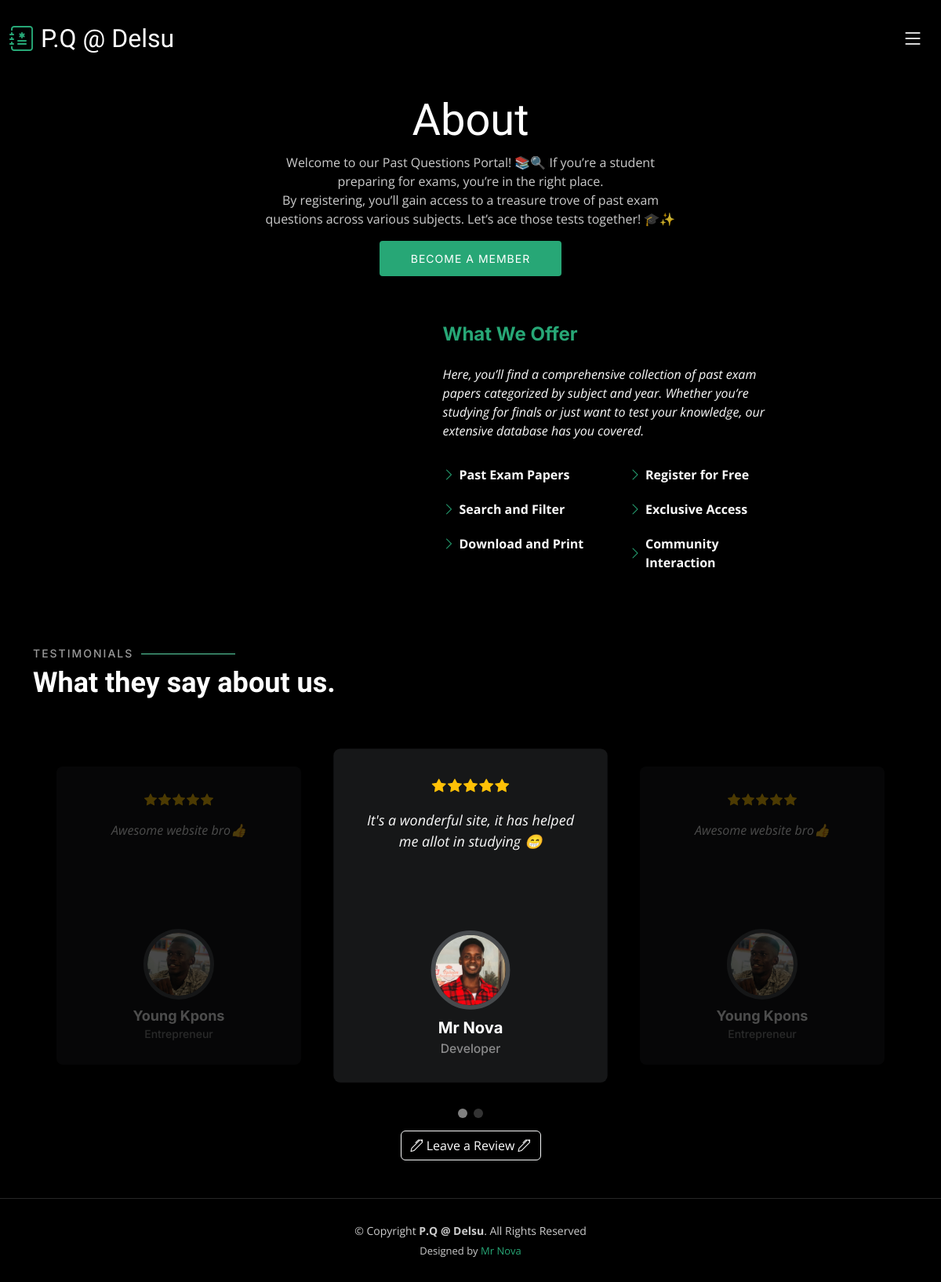
Page /home/about/ on the committed database.
### home/models.py (models this page shows, shortened)
class Review(models.Model):
    name = models.CharField(max_length=255)
    role = models.CharField(max_length=255, null = True)
    comment = models.TextField(max_length=500, null = True)
    image = models.ImageField(upload_to='review_images', blank=True, null=True)

### home/views.py (the view)
# urls.py: path('about/', views.about, name='about' ),
def about(request):
    if request.method == 'POST':
        form = ReviewForm(request.POST, request.FILES)
        if form.is_valid():
            review_instance = form.save(commit=False)
            review_instance.save()
            return redirect('home:about')
        else:
            pass
    else:
        form = ReviewForm()
    reviews = Review.objects.all().order_by('?')
    paginate = Paginator(reviews, 5)
    page= request.GET.get('page')
    rev = paginate.get_page(page)
    return render(request, 'about.html', {
        'rev': rev,
        'form': form,
    })

### home/templates/about.html (shortened to what this page needs)
{% extends 'base.html' %}
{% block content %}
{% load static %}
    <div class="page-header d-flex align-items-center">
      <div class="container position-relative">
        <div class="row d-flex justify-content-center">
          <div class="col-lg-6 text-center">
            <h2>About</h2>
            <p>
              Welcome to our Past Questions Portal! 📚🔍 If you’re a student preparing for exams, you’re in the right place. <br> By registering, you’ll gain access to a treasure trove of past exam questions across various subjects. Let’s ace those tests together! 🎓✨
            </p>
            <a class="cta-btn" href="{% url 'home:signin' %}">Become A Member</a>
          </div>
        </div>
      </div>
    </div>
    <section id="about" class="about">
      <div class="container">
        <div class="row gy-4 justify-content-center">
          <div class="col-lg-4">
          </div>
          <div class="col-lg-5 content">
            <h2>What We Offer</h2>
            <p class="fst-italic py-3">
              Here, you’ll find a comprehensive collection of past exam papers categorized by subject and year. Whether you’re studying for finals or just want to test your knowledge, our extensive database has you covered.
            </p>
            <div class="row">
              <div class="col-lg-6">
                <ul>
                  <li><i class="bi bi-chevron-right"></i> <strong>Past Exam Papers</strong> </li>
                  <li><i class="bi bi-chevron-right"></i> <strong>Search and Filter</strong> </li>
                  <li><i class="bi bi-chevron-right"></i> <strong>Download and Print</strong> </li>
                </ul>
              </div>
              <div class="col-lg-6">
                <ul>
                  <li><i class="bi bi-chevron-right"></i> <strong>Register for Free</strong> </li>
                  <li><i class="bi bi-chevron-right"></i> <strong>Exclusive Access</strong> </li>
                  <li><i class="bi bi-chevron-right"></i> <strong>Community Interaction</strong> </li>
                </ul>
              </div>
            </div>
          </div>
        </div>
      </div>
    </section>
    <section id="testimonials" class="testimonials">
      <div class="container">
        <div class="section-header">
          <h2>Testimonials</h2>
          <p>What they say about us.</p>
        </div>
        <div class="slides-3 swiper">
          <div class="swiper-wrapper">
            {% for review in rev %}
            <div class="swiper-slide">
              <div class="testimonial-item rounded-3">
                <div class="stars">
                  <i class="bi bi-star-fill"></i><i class="bi bi-star-fill"></i><i class="bi bi-star-fill"></i><i class="bi bi-star-fill"></i><i class="bi bi-star-fill"></i>
                </div>
                <p>
                  {{ review.comment }}
                </p>
                <div class="profile mt-auto">
                  {% if review.image %}
                      <img src="
                      {% if review.image %}
                        {{ review.image.url }}
                      {% endif %}
                      " class="testimonial-img" alt="">
                    {% endif %}
                      <h3>{{ review.name }}</h3>
                      <h4>{{ review.role }}</h4>
                </div>
              </div>
            </div>
            {% endfor %}
          </div>
          <div class="swiper-pagination"></div>
        </div>
      </div>
    </section>
    <div class="container text-center  mb-5">
      <a class="btn btn-primary border border-light bg-transparent flip"><i class="bi bi-pen"></i> Leave a Review <i class="bi bi-pen"></i></a>
    </div>
{% endblock %}

### static/css/main.css (style rules this page uses)
:root { --font-default: "Open Sans", system-ui, -apple-system, "Segoe UI", Roboto, "Helvetica Neue", Arial, "Noto Sans", "Liberation Sans", sans-serif, "Apple Color Emoji", "Segoe UI Emoji", "Segoe UI Symbol", "Noto Color Emoji"; --font-primary: "Inter", sans-serif; --font-secondary: "Cardo", sans-serif; }
:root { --color-default: #fafafa; --color-primary: #27a776; --color-secondary: #161718; }
:root { scroll-behavior: smooth; }
body { font-family: var(--font-default); color: var(--color-default); background-color: #000; }
a { color: var(--color-primary); text-decoration: none; }
h1, h2, h3, h4, h5, h6 { font-family: var(--font-primary); }
.section-header { padding-bottom: 40px; }
.section-header h2 { font-size: 14px; font-weight: 500; padding: 0; line-height: 1px; margin: 0 0 5px 0; letter-spacing: 2px; text-transform: uppercase; color: rgba(255, 255, 255, 0.6); font-family: var(--font-primary); }
.section-header h2::after { content: ""; width: 120px; height: 1px; display: inline-block; background: #5bd9a9; margin: 4px 10px; }
.section-header p { margin: 0; margin: 0; font-size: 36px; font-weight: 700; font-family: var(--font-secondary); color: #fff; }
.page-header { padding: 120px 0 60px 0; min-height: 30vh; position: relative; }
.page-header h2 { font-size: 56px; font-weight: 500; color: #fff; font-family: var(--font-secondary); }
.page-header p { color: rgba(255, 255, 255, 0.8); }
.page-header .cta-btn { font-family: var(--font-primary); font-weight: 400; font-size: 14px; display: inline-block; padding: 12px 40px; border-radius: 4px; letter-spacing: 1px; text-transform: uppercase; transition: 0.3s; color: #fff; background: var(--color-primary); }
.about .content h2 { font-weight: 700; font-size: 24px; color: var(--color-primary); }
.about .content ul { list-style: none; padding: 0; }
.about .content ul li { margin-bottom: 20px; display: flex; align-items: center; }
.about .content ul strong { margin-right: 10px; }
.about .content ul i { font-size: 16px; margin-right: 5px; color: var(--color-primary); line-height: 0; }
.testimonials { margin-top: 80px; }
.testimonials .testimonial-item { box-sizing: content-box; padding: 30px; margin: 40px 30px; background: var(--color-secondary); min-height: 320px; display: flex; flex-direction: column; text-align: center; transition: 0.3s; }
.testimonials .testimonial-item .stars { margin-bottom: 15px; }
.testimonials .testimonial-item .stars i { color: #ffc107; margin: 0 1px; }
.testimonials .testimonial-item .testimonial-img { width: 90px; border-radius: 50%; border: 5px solid #474a4d; margin: 0 auto; }
.testimonials .testimonial-item h3 { font-size: 18px; font-weight: bold; margin: 10px 0 5px 0; color: #fff; }
.testimonials .testimonial-item h4 { font-size: 14px; color: rgba(255, 255, 255, 0.5); margin: 0; }
.testimonials .testimonial-item p { font-style: italic; margin: 0 auto 15px auto; }
.testimonials .swiper-pagination { margin-top: 20px; position: relative; }
.testimonials .swiper-slide { opacity: 0.3; }
@media (min-width: 1200px) { .testimonials .swiper-slide-next { opacity: 1; transform: scale(1.12); } }

### rows in the picture
Review: comment "Awesome website bro👍", image (picture), name "Young Kpons", role "Entrepreneur"
Review: comment "It's a wonderful site, it has helped me allot in studying 😁", image (picture), name "Mr Nova", role "Developer"
